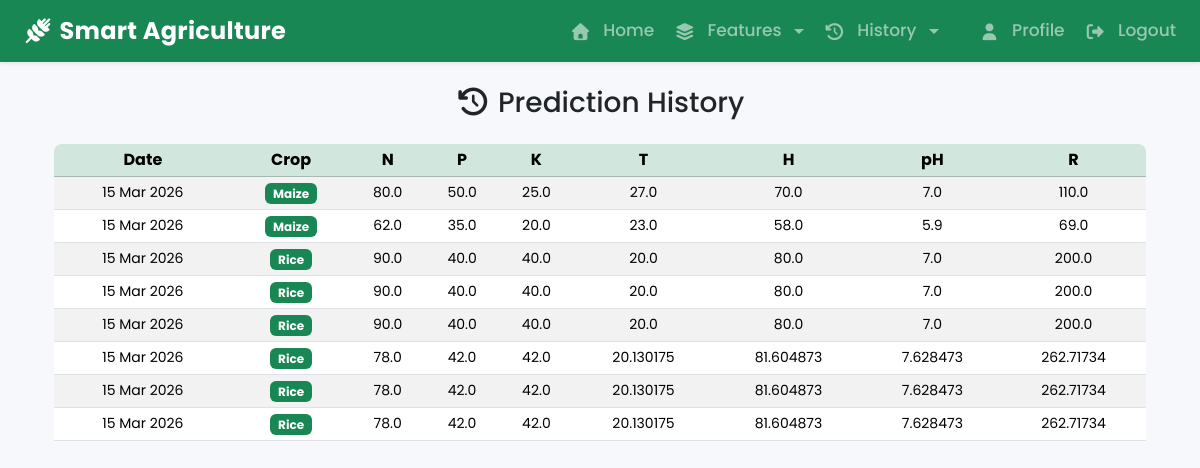
The app's page /user_history/ (signed in) with its own data.
### recommender/models.py (models this page shows, shortened)
class Prediction(models.Model):
    user = models.ForeignKey(User, on_delete=models.CASCADE, related_name='predictions')
    N = models.FloatField()
    P = models.FloatField()
    K = models.FloatField()
    temperature = models.FloatField()
    humidity = models.FloatField()
    ph = models.FloatField()
    rainfall = models.FloatField()
    predicted_crop = models.CharField(max_length=15)
    created_at = models.DateTimeField(auto_now_add=True)
    class Meta:
        ordering = ['-created_at']

### recommender/views.py (the view)
# urls.py: path('user_history/',user_history_view,name='user_history'),
@login_required
def user_history_view(request):
    predictions = Prediction.objects.filter(user=request.user)
    return render(request,"history.html",locals())

### recommender/templates/history.html (shortened to what this page needs)
{% extends 'base.html' %}
{% load static %}
{% block content %}
  <div class="container-fluid">
    <div class="text-center mb-4">
      <h3><i class="fa-solid fa-clock-rotate-left"></i> Prediction History</h3>
    </div>
<div class="table-responsive rounded-3 d-none d-md-block">
      <table class="table table-sm table-striped table-hover text-center align-middle">
        <thead class="table-success">
          <tr>
            <th>Date</th>
            <th>Crop</th>
            <th>N</th>
            <th>P</th>
            <th>K</th>
            <th>T</th>
            <th>H</th>
            <th>pH</th>
            <th>R</th>
          </tr>
        </thead>
        <tbody>
          {% if predictions %}
            {% for p in predictions %}
              <tr>
                <td class="small">{{ p.created_at|date:'d M Y' }}</td>
                <td>
                  <span class="badge bg-success small">{{ p.predicted_crop|title }}</span>
                </td>
                <td class="small">{{ p.N }}</td>
                <td class="small">{{ p.P }}</td>
                <td class="small">{{ p.K }}</td>
                <td class="small">{{ p.temperature }}</td>
                <td class="small">{{ p.humidity }}</td>
                <td class="small">{{ p.ph }}</td>
                <td class="small">{{ p.rainfall }}</td>
              </tr>
            {% endfor %}
          {% else %}
            <tr>
              <td colspan="10" class="text-muted">No prediction history found.</td>
            </tr>
          {% endif %}
        </tbody>
      </table>
    </div>
  </div>
{% endblock %}

### recommender/templates/base.html (shortened to what this page needs)
<!DOCTYPE html>
{% load static %}
<html lang="en">
  <head>
    <link href="https://cdn.jsdelivr.net/npm/bootstrap@5.3.8/dist/css/bootstrap.min.css" rel="stylesheet" />
    <link rel="stylesheet" href="https://cdnjs.cloudflare.com/ajax/libs/font-awesome/7.0.1/css/all.min.css" />
    <link rel="stylesheet" href="{% static 'css/style.css' %}?v=6" />
  </head>
  <body>
    <nav class="navbar navbar-expand-lg navbar-dark bg-success shadow-sm">
      <div class="container-fluid px-4 d-flex align-items-center justify-content-between">
        <a class="navbar-brand fw-bold"
          href="{% if user.is_staff %}
            {% url 'admin_dashboard' %}
          {% else %}
            {% url 'home' %}
          {% endif %}">
          <i class="fa-solid fa-wheat-awn"></i> Smart Agriculture
        </a>
        {% if user.is_authenticated and not user.is_staff %}
          <div class="collapse navbar-collapse d-none d-lg-flex justify-content-end">
            <ul class="navbar-nav">
              {% if user.is_authenticated and not user.is_staff %}
                <li class="nav-item">
                  <a class="nav-link d-flex align-items-center gap-2" href="{% url 'home' %}">
                    <i class="fa-solid fa-home"></i>
                    <span>Home</span>
                  </a>
                </li>
                <li class="nav-item dropdown">
                  <a class="nav-link dropdown-toggle d-flex align-items-center gap-2" href="#" data-bs-toggle="dropdown">
                    <i class="fa-solid fa-layer-group"></i>
                    <span>Features</span>
                  </a>
                </li>
                <li class="nav-item dropdown">
                    <a class="nav-link dropdown-toggle d-flex align-items-center gap-2" href="#" data-bs-toggle="dropdown">
                      <i class="fa-solid fa-clock-rotate-left"></i>
                      <span>History</span>
                    </a>
                </li>
                <li class="nav-item">
                  <a class="nav-link d-flex align-items-center gap-2" href="{% url 'profile' %}">
                    <i class="fa-solid fa-user"></i>
                    <span>Profile</span>
                  </a>
                </li>
                <li class="nav-item">
                  <a class="nav-link d-flex align-items-center gap-2" href="{% url 'logout' %}">
                    <i class="fa-solid fa-right-from-bracket"></i>
                    <span>Logout</span>
                  </a>
                </li>
              {% endif %}
            </ul>
          </div>
        {% endif %}
      </div>
    </nav>
    <main class="container py-4">
      {% block content %}
      {% endblock %}
    </main>
  </body>
</html>

### recommender/static/css/style.css (style rules this page uses)
html { scroll-behavior: smooth; }
body { background: #f6f8fb; font-family: 'Poppins', sans-serif; }
.navbar-brand { font-size: 1.5rem; letter-spacing: .3px; }
.nav-link { font-weight: 500; transition: .3s; }
.navbar { position: relative; z-index: 9999 !important; }
@media (min-width: 992px) { .navbar { padding-top: 8px; padding-bottom: 8px; } }
@media (min-width: 992px) { .navbar-nav { display: flex; align-items: center; gap: 20px !important; } }
@media (min-width: 992px) { .nav-link { display: flex !important; align-items: center; gap: 8px; white-space: nowrap; font-size: 17px; padding: 8px 0 !important; } }
@media (min-width: 992px) { .nav-link i { margin-right: 4px; } }

### records on screen
Prediction: created_at "15 Mar 2026", predicted_crop "Maize", N "80.0", P "50.0", K "25.0", temperature "27.0", humidity "70.0", ph "7.0", rainfall "110.0"
Prediction: created_at "15 Mar 2026", predicted_crop "Maize", N "62.0", P "35.0", K "20.0", temperature "23.0", humidity "58.0", ph "5.9", rainfall "69.0"
Prediction: created_at "15 Mar 2026", predicted_crop "Rice", N "90.0", P "40.0", K "40.0", temperature "20.0", humidity "80.0", ph "7.0", rainfall "200.0"
Prediction: created_at "15 Mar 2026", predicted_crop "Rice", N "90.0", P "40.0", K "40.0", temperature "20.0", humidity "80.0", ph "7.0", rainfall "200.0"
Prediction: created_at "15 Mar 2026", predicted_crop "Rice", N "90.0", P "40.0", K "40.0", temperature "20.0", humidity "80.0", ph "7.0", rainfall "200.0"
Prediction: created_at "15 Mar 2026", predicted_crop "Rice", N "78.0", P "42.0", K "42.0", temperature "20.130175", humidity "81.604873", ph "7.628473", rainfall "262.71734"
Prediction: created_at "15 Mar 2026", predicted_crop "Rice", N "78.0", P "42.0", K "42.0", temperature "20.130175", humidity "81.604873", ph "7.628473", rainfall "262.71734"
Prediction: created_at "15 Mar 2026", predicted_crop "Rice", N "78.0", P "42.0", K "42.0", temperature "20.130175", humidity "81.604873", ph "7.628473", rainfall "262.71734"
